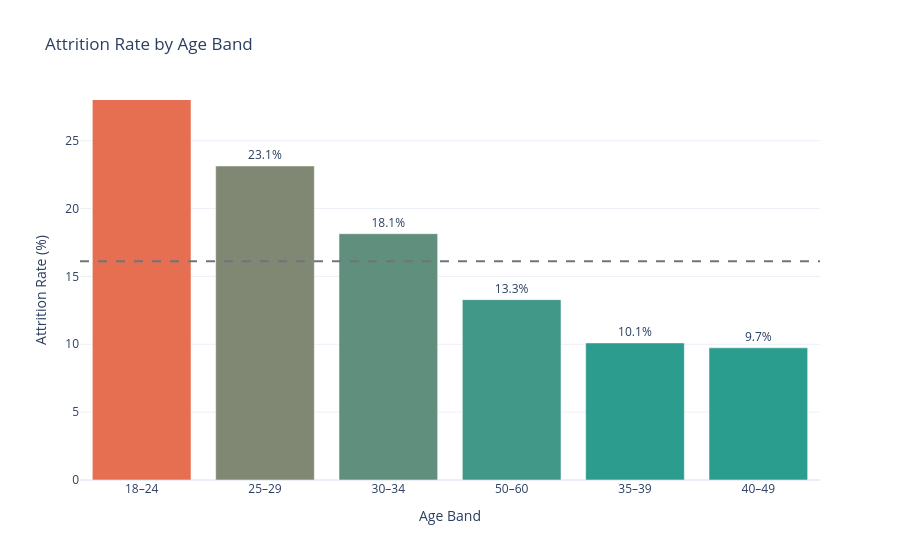

The notebook cell saved with this chart:
### Markdown cell above
---

## 9. Attrition by Age

### Business question: *At what age are employees most likely to leave?*

Age bands help HR tailor programs — early-career development vs. mid-career compensation retention.

### Code cell
age_bins = [18, 25, 30, 35, 40, 50, 61]
age_labels = ["18–24", "25–29", "30–34", "35–39", "40–49", "50–60"]
df["AgeBand"] = pd.cut(df["Age"], bins=age_bins, labels=age_labels, right=False)
age = attrition_summary(df, "AgeBand")

fig = px.bar(
    age,
    x="AgeBand",
    y="attrition_rate",
    text="attrition_rate",
    hover_data={"employees": True},
    labels={"attrition_rate": "Attrition Rate (%)", "AgeBand": "Age Band"},
    title="Attrition Rate by Age Band",
    color="attrition_rate",
    color_continuous_scale=["#2a9d8f", "#e76f51"],
    range_color=[age["attrition_rate"].min(), age["attrition_rate"].max()],
)
fig.add_hline(y=overall_rate, line_dash="dash", line_color=OVERALL_RATE_COLOR)
fig.update_traces(texttemplate="%{text:.1f}%", textposition="outside")
fig.update_layout(showlegend=False, coloraxis_showscale=False, yaxis_range=[0, 28])
fig.write_html(FIGURES_DIR / "eda_attrition_by_age.html")
fig.show()

age

### Figure 1 — Plotly figure (JSON) as saved in the notebook; plotly's stock layout.template omitted (floating-point values rounded to 4 significant figures)
{"data": [{"customdata": [[97], [229], [325], [173], [297], [349]], "hovertemplate": "Age Band=%{x}<br>Attrition Rate (%)=%{marker.color}<br>employees=%{customdata[0]}<extra></extra>", "legendgroup": "", "marker": {"color": [39.18, 23.14, 18.15, 13.29, 10.1, 9.74], "coloraxis": "coloraxis", "pattern": {"shape": ""}}, "name": "", "orientation": "v", "showlegend": false, "text": [39.18, 23.14, 18.15, 13.29, 10.1, 9.74], "textposition": "outside", "texttemplate": "%{text:.1f}%", "type": "bar", "x": ["18–24", "25–29", "30–34", "50–60", "35–39", "40–49"], "xaxis": "x", "y": [39.18, 23.14, 18.15, 13.29, 10.1, 9.74], "yaxis": "y"}], "layout": {"barmode": "relative", "coloraxis": {"autocolorscale": false, "cmax": 39.18, "cmin": 9.74, "colorbar": {"title": {"text": "Attrition Rate (%)"}}, "colorscale": [[0.0, "#2a9d8f"], [1.0, "#e76f51"]], "showscale": false}, "legend": {"tracegroupgap": 0}, "shapes": [{"line": {"color": "#6c757d", "dash": "dash"}, "type": "line", "x0": 0, "x1": 1, "xref": "x domain", "y0": 16.12, "y1": 16.12, "yref": "y"}], "showlegend": false, "title": {"text": "Attrition Rate by Age Band"}, "xaxis": {"anchor": "y", "domain": [0.0, 1.0], "title": {"text": "Age Band"}}, "yaxis": {"anchor": "x", "domain": [0.0, 1.0], "range": [0, 28], "title": {"text": "Attrition Rate (%)"}}}}
